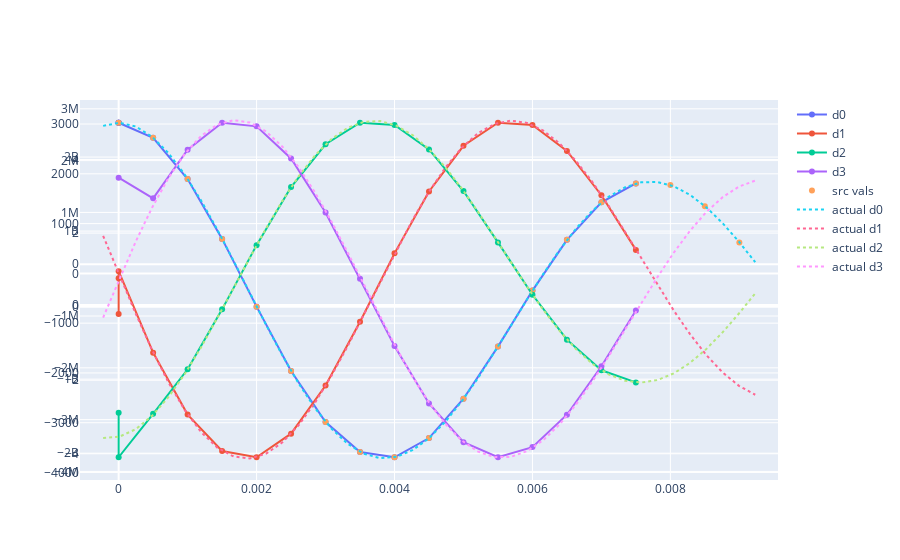

Here is the notebook cell this chart was saved with:
### Code cell
# Use experimental polynomial approximator module
import euler_approx

# Derivative approximator with history limit
approx = euler_approx.deriv_approx()
approx.reset_derivs(num_derivs=4, max_history=1)

# Intentionally reduce the sample rate
trange = joined.index[::100]
src_vals = joined['Vcap']
print(f'Approximating {len(trange)} samples, '
        f'from {trange[0]} to {trange[-1]}, step {(trange[-1] - trange[0]) / (len(trange) - 1):.3}')
derivs = [[] for _ in range(4)]
for t in trange:
    volt = src_vals[t]
    approx.approximate(volt, t)
    t, deriv_set = next(approx.reversed_iter_derivs())
    for i, (deriv, next_val) in enumerate(zip(derivs, deriv_set)):
        deriv.append((t, next_val))

import plotly.graph_objects as go
fig = go.Figure()
for i, deriv in enumerate(derivs):
    if i:
        fig.update_layout({'yaxis%d'%(i+1): dict(overlaying='y')})
    x_y = list(zip(*list(deriv)))
    fig.add_scatter(x=x_y[0], y=x_y[1], name='d%d'%i, yaxis='y%d'%(i+1))
fig.add_scatter(x=trange, y=src_vals[trange], mode='markers', name='src vals')

#
# Compare to actual derivatives
#
import cmath
ACT_SAMPLES = 40
def calc_euler_deriv(omega, phi, t, lvl):
    """Calculate Euler's function derivative"""
    return omega ** lvl * cmath.exp(omega*t + phi)
def draw_actual_euler(fig, params, scale, zero_shift, nderivs, tmin, tmax, samples=ACT_SAMPLES):
    """Draw actual Euler's function"""
    # Extend the t-range
    tmin -= (tmax - tmin) / ACT_SAMPLES
    tmax += (tmax - tmin) / ACT_SAMPLES
    for i in range(nderivs):
        trange=[t * (tmax - tmin) / samples + tmin for t in range(0, samples + 1)]
        deriv = [calc_euler_deriv(*params, t=t, lvl=i) * scale
                    + (0 if i else zero_shift)
                for t in trange]
        fig.add_scatter(x=trange, y=[v.real for v in deriv],
                mode='lines', line_dash='dot', name='actual d%d'%i, yaxis='y%d'%(i+1) if i else 'y')

# Actual derivatives from precalculated parameters
# R 10Ohm, L 100mH, C 15uF
omega = -50+814.9642118931769j
phase = -9.496143919989107-0.061275581577500224j
capacitance = 15e-6
draw_actual_euler(fig, (omega, phase), 1/capacitance, 0, 4, trange[0], trange[-1])

# Actual derivatives from precalculated parameters
# R 100Ohm, L 100mH, C 15uF
omega2 = -500+645.4972243679028j
phase2 = -4.526018551272416-4.745587636838345j
tmin = .009
#draw_actual_euler(fig, (omega2, phase2), 1/capacitance, 0, 4, tmin, trange[-1])

fig.show()
